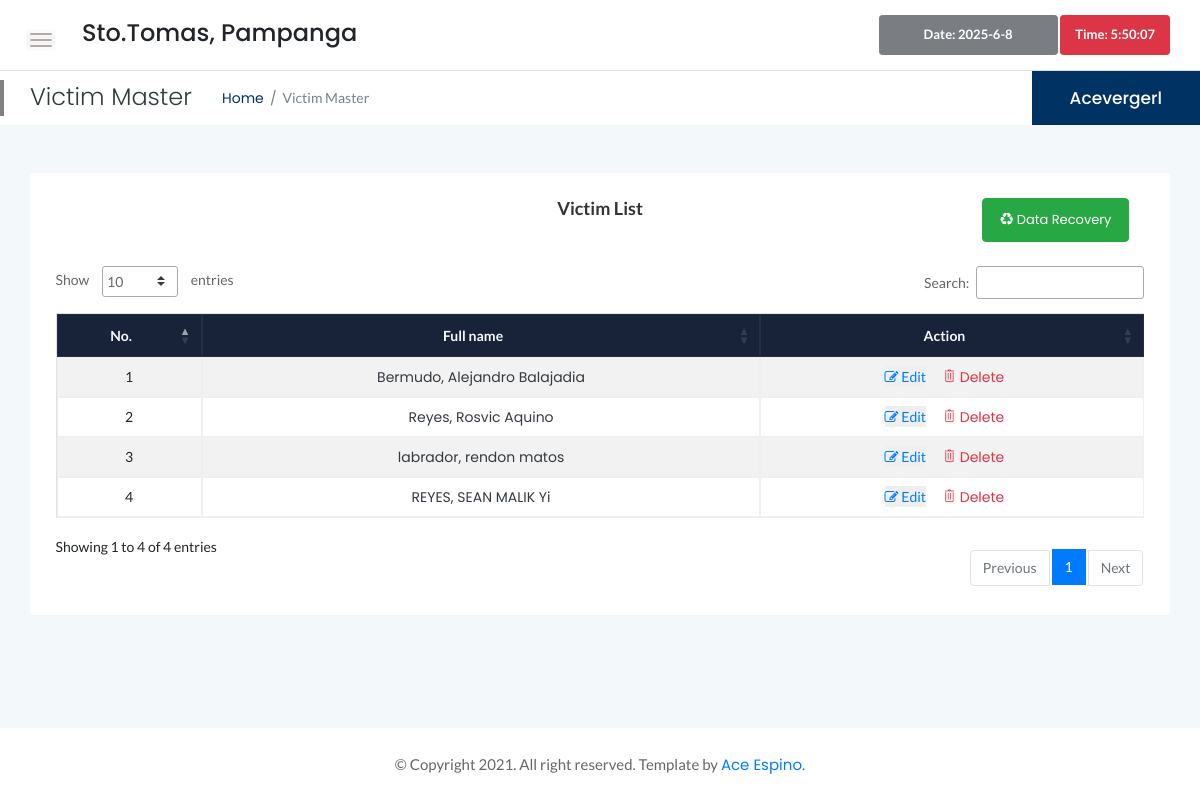
The page /admin-victimlist.php (signed in) on the database its author committed.
### tables this page shows
CREATE TABLE `tbl_victim` (
  `id` int(11) NOT NULL,
  `investigno` varchar(255) NOT NULL,
  `incitype` varchar(255) NOT NULL,
  `vlastname` varchar(60) NOT NULL,
  `vfirstname` varchar(60) NOT NULL,
  `vmidname` varchar(60) NOT NULL,
  `vnickname` varchar(60) NOT NULL,
  `vcivilstatus` varchar(60) NOT NULL,
  `vgender` varchar(60) NOT NULL,
  `vbirthday` date NOT NULL,
  `vage` varchar(255) NOT NULL,
  `vmobileno` varchar(255) NOT NULL,
  `vcitizen` varchar(60) NOT NULL,
  `vplaceofbirth` varchar(60) NOT NULL,
  `vaddress` varchar(255) NOT NULL,
  `vhigheduc` varchar(60) NOT NULL,
  `voccu` varchar(60) NOT NULL,
  `vworkadd` varchar(255) NOT NULL,
  `vemail` varchar(60) NOT NULL,
  `vdeleted` varchar(255) NOT NULL
);

### admin-victimlist.php (the view, shortened to what this page needs)
<?php
if (isset($_SESSION['ID']) && isset($_SESSION['NAME'])) {
?>
<!doctype html>
<html class="no-js" lang="en">
<head>
    <link rel="stylesheet" href="assets/css/bootstrap.min.css">
    <link rel="stylesheet" href="assets/css/font-awesome.min.css">
    <link rel="stylesheet" href="assets/css/themify-icons.css">
    <link rel="stylesheet" href="assets/css/metisMenu.css">
    <link rel="stylesheet" href="assets/css/owl.carousel.min.css">
    <link rel="stylesheet" href="assets/css/slicknav.min.css">
    <link rel="stylesheet" href="https://www.amcharts.com/lib/3/plugins/export/export.css" type="text/css" media="all" />
    <link rel="stylesheet" type="text/css" href="https://cdn.datatables.net/1.10.19/css/jquery.dataTables.css">
    <link rel="stylesheet" type="text/css" href="https://cdn.datatables.net/1.10.18/css/dataTables.bootstrap4.min.css">
    <link rel="stylesheet" type="text/css" href="https://cdn.datatables.net/responsive/2.2.3/css/responsive.bootstrap.min.css">
    <link rel="stylesheet" type="text/css" href="https://cdn.datatables.net/responsive/2.2.3/css/responsive.jqueryui.min.css">
    <link rel="stylesheet" href="assets/css/typography.css">
    <link rel="stylesheet" href="assets/css/default-css.css">
    <link rel="stylesheet" href="assets/css/styles.css">
    <link rel="stylesheet" href="assets/css/responsive.css">
</head>
<body onload="startTime()">
    <div class="page-container">
        <div class="main-content">
            <div class="header-area">
                <div class="row align-items-center">
                    <div class="col-md-6 col-sm-8 clearfix">
                        <div class="nav-btn pull-left">
                            <span></span>
                            <span></span>
                            <span></span>
                        </div>
                        <h4>Sto.Tomas, Pampanga </h4>
                    </div>
                    <div class="col-md-6 col-sm-4 clearfix">
                        <ul class="notification-area pull-right">
                            <li>
                                <input type="text" class="btn btn-dark btn-sm font-weight-bold" id="currentDateTime" disabled="">
                            </li>
                            <div id="txt" class="btn btn-danger btn-sm font-weight-bold" disabled pointer-events:none;></div>
                        </ul>
                    </div>
                </div>
            </div>
            <div class="page-title-area">
                <div class="row align-items-center">
                    <div class="col-sm-6">
                        <div class="breadcrumbs-area clearfix">
                            <h4 class="page-title pull-left">Victim Master</h4>
                            <ul class="breadcrumbs pull-left">
                                <li><a href="index.html">Home</a></li>
                                <li><span>Victim Master</span></li>
                            </ul>
                        </div>
                    </div>
                    <div class="col-sm-6 clearfix">
                        <div class="user-profile pull-right">
                            <h4 class="user-name dropdown-toggle" data-toggle="dropdown"><?php echo $_SESSION['NAME'];?></h4>
                        </div>
                    </div>
                </div>
            </div>
            <div class="main-content-inner">
                <div class="container-fluid">
                    <div class="row ">
                        <div class="col mt-5">
                            <div class="card ">
                                <div class="card-body">
                                    <div class="container-fluid">
                                        <div class="row">
                                            <div class="col">
                                            </div>
                                            <div class="col">
                                                <h2 class="header-title text-center">Victim List</h2>
                                            </div>
                                            <div class="col mb-4">
                                                <a href="admin-victimrecover.php" class="btn btn-success pull-right"><i class="fa fa-recycle" aria-hidden="true"></i> Data Recovery</a>
                                            </div>
                                        </div>
                                    </div>
                                    <table id="example" class="table table-striped table-bordered" style="width:100%">
                                        <thead class="bg-my-secondary text-light">
                                            <tr>
                                                <th class="text-center">No.</th>
                                                <th class="text-center">Full name</th>
                                                <th class="text-center">Action</th>
                                            </tr>
                                        </thead>
                                        <tbody>
                                            <?php
                                                $sname = "localhost";
                                                $uname = "root";
                                                $password = "";
                                                $db_name = "ciras";
                                                $conn = mysqli_connect($sname, $uname, $password, $db_name);
                                                $table = mysqli_query($conn,'SELECT * FROM tbl_victim WHERE vdeleted = "No"');
                                                if(mysqli_num_rows($table) > 0)
                                                {
                                                  while ($row = mysqli_fetch_assoc($table))
                                                  {
                                                  ?>
                                            <tr>
                                                <td class="text-center"><?php echo $row["id"]; ?></td>
                                                <td class="text-center"><a href="" class="text-dark"><?php echo $row["vlastname"]; ?>, <?php echo $row["vfirstname"]; ?> <?php echo $row["vmidname"]; ?></a></td>
                                                <td>
                                                    <ul class="d-flex justify-content-center">
                                                        <form action="code.php" method="POST">
                                                            <button class="mr-3 border-0 text-primary" name="vpassdatabtn" type="submit"><i class="fa fa-edit"></i> Edit</button>
                                                        </form>
                                                        <li class="mr-3"><a href="#" class="text-danger deletebtn"><i class="ti-trash"></i> Delete </a></li>
                                                    </ul>
                                                </td>
                                            </tr>
                                                <?php
                                                    }
                                                    }
                                                    ?>
                                        </tbody>
                                    </table>
                                </div>
                            </div>
                        </div>
                    </div>
                </div>
            </div>
        </div>
        <footer>
            <div class="footer-area">
                <p>© Copyright 2021. All right reserved. Template by <a href="https://www.facebook.com/acevergel.espino">Ace Espino</a>.</p>
            </div>
        </footer>
    </div>
</body>
</html>
<?php
}else{
  header("Location:index.php");
  exit();
}
 ?>

### assets/css/styles.css (style rules this page uses)
.page-container { width: 100%; height: 100%; min-height: 100vh; padding-left: 280px; -webkit-transition: padding-left 0.3s ease 0s; transition: padding-left 0.3s ease 0s; }
.bg-my-secondary { background: #18233a; }
.sbar_collapsed.page-container { padding-left: 0; }
.card { border: none; border-radius: 4px; background-color: #fff; -webkit-transition: all 0.3s ease 0s; transition: all 0.3s ease 0s; }
.card-body { padding: 25.6px; padding: 1.6rem; }
.main-content { width: 100%; background: #F3F8FB; }
.main-content-inner { padding: 0 30px 50px; }
.header-area { padding: 15px 30px; background: #fff; border-bottom: 1px solid #d8e3e7; }
.nav-btn { margin: 10px 30px 0 0; cursor: pointer; }
.nav-btn span { display: block; width: 22px; height: 2px; background: #b3aaaa; margin: 4px 0; border-radius: 15px; -webkit-transition: all 0.3s ease 0s; transition: all 0.3s ease 0s; box-shadow: 0 0 0 4px rgba(99, 96, 96, 0.03); }
.nav-btn span:nth-child(2) { opacity: 0; }
.nav-btn span:first-child { -webkit-transform: rotate(45deg)translate(5px, 5px); transform: rotate(45deg)translate(5px, 5px); }
.nav-btn span:last-child { -webkit-transform: rotate(-45deg)translate(3px, -3px); transform: rotate(-45deg)translate(3px, -3px); }
.sbar_collapsed .nav-btn span { transform: none; opacity: 1; }
.notification-area { -webkit-user-select: none; -moz-user-select: none; -ms-user-select: none; user-select: none; position: relative; z-index: 1; }
.notification-area li { display: inline-block; margin-left: 20px; cursor: pointer; -webkit-user-select: none; -moz-user-select: none; -ms-user-select: none; user-select: none; }
.page-title-area { padding: 0 30px; background: #fff; position: relative; }
.page-title-area:before { content: ''; position: absolute; left: 0; top: 50%; width: 4px; height: 36px; background: gray; -webkit-transform: translateY(-50%); transform: translateY(-50%); }
.page-title { font-size: 24px; font-weight: 300; color: #313b3d; letter-spacing: 0; margin-right: 30px; }
ul.breadcrumbs { margin-top: 4px; }
.breadcrumbs li { display: inline-block; }
.breadcrumbs li a, .breadcrumbs li span { display: block; font-size: 14px; font-weight: 400; color: #003263; letter-spacing: 0; margin-right: 16px; position: relative; }
.breadcrumbs li a:before { content: '/'; color: #768387; position: absolute; right: -13px; top: 0; }
.breadcrumbs li span { margin-right: 0; color: #768387; text-transform: capitalize; }
.user-profile { margin-right: -30px; display: -webkit-box; display: -ms-flexbox; display: flex; -webkit-box-align: center; -ms-flex-align: center; align-items: center; -ms-flex-wrap: wrap; flex-wrap: wrap; background: -webkit-linear-gradient(left, #003263 0%, #003263 100%); background: linear-gradient(to right, #003263 0%, #003263 100%); padding: 17px 38px; position: relative; }
.user-name { font-size: 17px; font-weight: 500; color: #fff; letter-spacing: 0; cursor: pointer; -webkit-user-select: none; -moz-user-select: none; -ms-user-select: none; user-select: none; }
.notification-area .dropdown-toggle, .user-name.dropdown-toggle { position: relative; }
.notification-area .dropdown-toggle:after, .user-name.dropdown-toggle:after { display: none; }
.header-title { font-family: 'Lato', sans-serif; font-size: 18px; font-weight: 600; letter-spacing: 0; color: #333; text-transform: capitalize; margin-bottom: 17px; }
.border-0 { border: none; }
.footer-area { text-align: center; padding: 23px 0 19px; background: #fff; }
.footer-area p { color: #676666; margin-bottom: 0; }
.btn { padding: 11px 17px; font-size: 13px; letter-spacing: 0; }
.btn-sm { padding: 9px 14px; }
table tr th { border-bottom: none; }
table tr th, table tr td { border-top: 1px solid rgba(120, 130, 140, 0.13) !important; }
table tr td [class^="ti-"] { cursor: pointer; }
.table-bordered td, .table-bordered th { border: 1px solid rgba(120, 130, 140, 0.13) !important; }
table.dataTable.no-footer { border-bottom: 1px solid rgba(120, 130, 140, 0.13) !important; }
table.dataTable thead th, table.dataTable thead td { border-bottom-color: transparent; }

### rows shown on the page
tbl_victim: id "1", vlastname "Bermudo", vfirstname "Alejandro", vmidname "Balajadia"
tbl_victim: id "2", vlastname "Reyes", vfirstname "Rosvic", vmidname "Aquino"
tbl_victim: id "3", vlastname "labrador", vfirstname "rendon", vmidname "matos"
tbl_victim: id "4", vlastname "REYES", vfirstname "SEAN MALIK", vmidname "Yi"

### other values the page prints
$_SESSION['NAME'] "Acevergerl"
